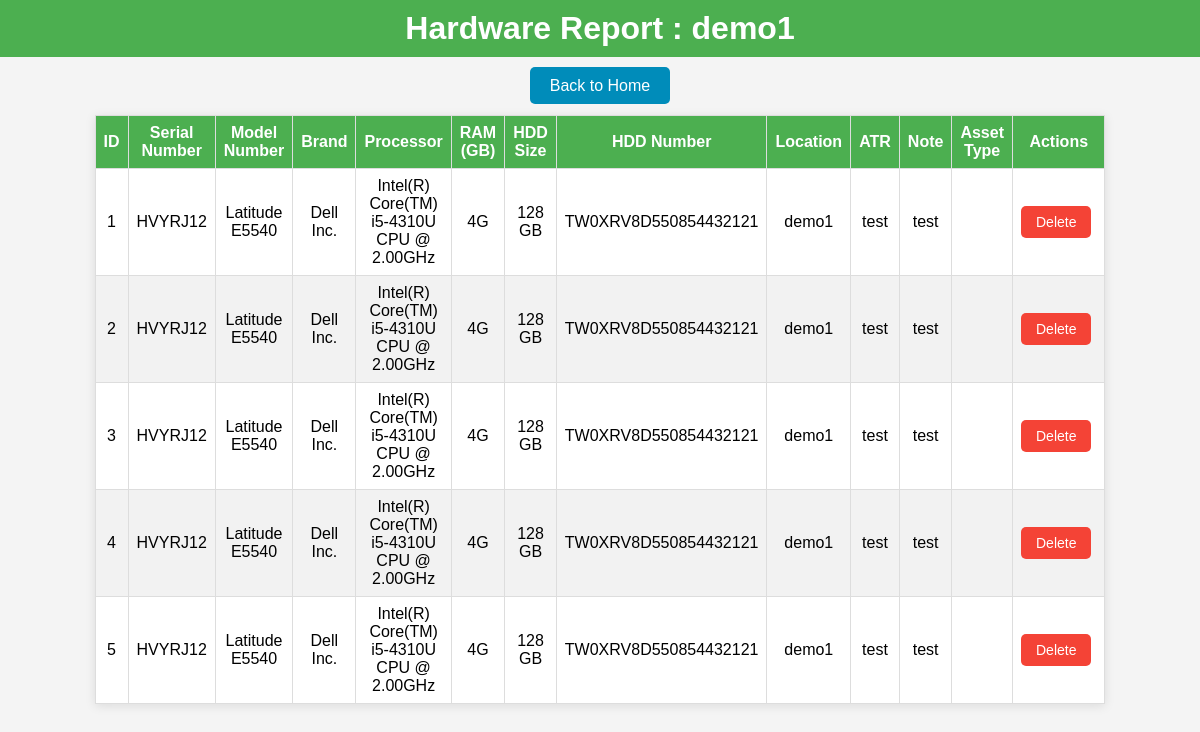
Before: /demo1 with the older database file.
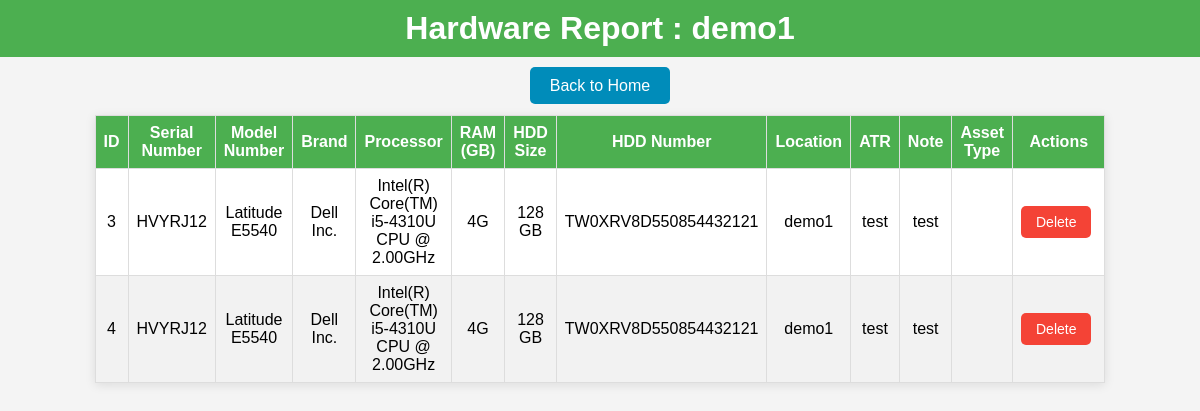
After: the same page with the newer database file.
### tables this page shows
CREATE TABLE data (
                    id INTEGER PRIMARY KEY AUTOINCREMENT,
                    location TEXT,
                    atr TEXT,
                    note TEXT,
                    ram_total_gb TEXT,
                    processor TEXT,
                    hard_disk_size_gb TEXT,
                    laptop_brand TEXT,
                    model_number TEXT,
                    serial_number TEXT,
                    hard_disk_serial_number TEXT
                );

### app.py (the view)
@app.route('/<location>', methods=['GET'])
def index(location):
    conn = get_db(location)
    cursor = conn.cursor()
    cursor.execute("SELECT * FROM data")
    rows = cursor.fetchall()
    conn.close()
    return render_template('index.html', rows=rows, location=location)

### app.py (called while the page is built, shortened)
def get_db(location):
    db_name = f'databases/{location}.db'
    return sqlite3.connect(db_name)

### templates/index.html (shortened to what this page needs)
<!DOCTYPE html>
<html lang="en">
<head>
</head>
<body>
    <header>
        <h1>Hardware Report :  {{ location }}</h1>
    </header>
        <div class="back-button">
            <a href="/">Back to Home</a>
        </div>
    <table>
        <thead>
            <tr>
                <th>ID</th>
                <th>Serial Number</th>
                <th>Model Number</th>
                <th>Brand</th>
                <th>Processor</th>
                <th>RAM (GB)</th>
                <th>HDD Size</th>
                <th>HDD Number</th>
                <th>Location</th>
                <th>ATR</th>
                <th>Note</th>
                <th>Asset Type</th>
                <th>Actions</th>
            </tr>
        </thead>
        <tbody>
            {% for row in rows %}
            <tr>
                <td>{{ row[0] }}</td>
                <td>{{ row[9] }}</td>
                <td>{{ row[8] }}</td>
                <td>{{ row[7] }}</td>
                <td>{{ row[5] }}</td>
                <td>{{ row[4] }}</td>
                <td>{{ row[6] }}</td>
                <td>{{ row[10] }}</td>
                <td>{{ row[1] }}</td>
                <td>{{ row[2] }}</td>
                <td>{{ row[3] }}</td>
                <td>{{ row[11] }}</td>
                <td>
                    <form action="/delete/{{ location }}/{{ row[0] }}" method="POST" onsubmit="return confirmDelete('{{ row[0] }}')">
                        <button class="delete" type="submit">Delete</button>
                    </form>
                </td>
            </tr>
            {% endfor %}
        </tbody>
    </table>
</body>
</html>

### templates/index.html (style rules this page uses)
body { font-family: Arial, sans-serif; margin: 0; padding: 0; background-color: #f4f4f4; }
header { background-color: #4CAF50; color: white; padding: 10px 0; text-align: center; }
h1 { margin: 0; }
table { width: 80%; margin: 20px auto; border-collapse: collapse; box-shadow: 0 2px 10px rgba(0,0,0,0.1); background-color: white; }
table th, table td { border: 1px solid #ddd; padding: 8px; text-align: center; }
table th { background-color: #4CAF50; color: white; }
table tr:nth-child(even) { background-color: #f2f2f2; }
.back-button a { text-decoration: none; color: white; background-color: #008CBA; padding: 10px 20px; border-radius: 5px; font-size: 16px; }
.back-button { margin: 20px; display: block; text-align: center; }
.delete { text-decoration: none; color: white; padding: 8px 15px; border: none; border-radius: 5px; cursor: pointer; font-size: 14px; margin-right: 5px; background-color: #f44336; }

Changed rows visible on the page:
removed data: id "1", serial_number "HVYRJ12", model_number "Latitude E5540", laptop_brand "Dell Inc.", processor "Intel(R) Core(TM) i5-4310U CPU @ 2.00GHz", ram_total_gb "4G", hard_disk_size_gb "128 GB", hard_disk_serial_number "TW0XRV8D550854432121", location "demo1", atr "test", note "test"
removed data: id "2", serial_number "HVYRJ12", model_number "Latitude E5540", laptop_brand "Dell Inc.", processor "Intel(R) Core(TM) i5-4310U CPU @ 2.00GHz", ram_total_gb "4G", hard_disk_size_gb "128 GB", hard_disk_serial_number "TW0XRV8D550854432121", location "demo1", atr "test", note "test"
removed data: id "5", serial_number "HVYRJ12", model_number "Latitude E5540", laptop_brand "Dell Inc.", processor "Intel(R) Core(TM) i5-4310U CPU @ 2.00GHz", ram_total_gb "4G", hard_disk_size_gb "128 GB", hard_disk_serial_number "TW0XRV8D550854432121", location "demo1", atr "test", note "test"
